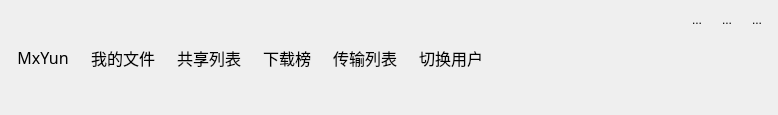
<?xml version="1.0" encoding="UTF-8"?>
<ui version="4.0">
 <class>TittleMainwindow</class>
 <widget class="QWidget" name="TittleMainwindow">
  <property name="geometry">
   <rect>
    <x>0</x>
    <y>0</y>
    <width>778</width>
    <height>115</height>
   </rect>
  </property>
  <property name="sizePolicy">
   <sizepolicy hsizetype="Preferred" vsizetype="Preferred">
    <horstretch>0</horstretch>
    <verstretch>0</verstretch>
   </sizepolicy>
  </property>
  <property name="maximumSize">
   <size>
    <width>16777215</width>
    <height>115</height>
   </size>
  </property>
  <property name="windowTitle">
   <string>Form</string>
  </property>
  <layout class="QHBoxLayout" name="horizontalLayout_3">
   <property name="leftMargin">
    <number>9</number>
   </property>
   <property name="topMargin">
    <number>9</number>
   </property>
   <property name="rightMargin">
    <number>9</number>
   </property>
   <property name="bottomMargin">
    <number>9</number>
   </property>
   <item>
    <widget class="QWidget" name="btns_wg" native="true">
     <layout class="QHBoxLayout" name="horizontalLayout">
      <property name="leftMargin">
       <number>0</number>
      </property>
      <property name="topMargin">
       <number>0</number>
      </property>
      <property name="rightMargin">
       <number>0</number>
      </property>
      <property name="bottomMargin">
       <number>0</number>
      </property>
      <item>
       <widget class="QToolButton" name="login_usr">
        <property name="font">
         <font>
          <family>文泉驿微米黑</family>
          <pointsize>12</pointsize>
         </font>
        </property>
        <property name="text">
         <string>MxYun</string>
        </property>
        <property name="icon">
         <iconset resource="qsrc.qrc">
          <normaloff>:/images/headerImage.png</normaloff>:/images/headerImage.png</iconset>
        </property>
        <property name="iconSize">
         <size>
          <width>70</width>
          <height>70</height>
         </size>
        </property>
        <property name="toolButtonStyle">
         <enum>Qt::ToolButtonTextUnderIcon</enum>
        </property>
        <property name="autoRaise">
         <bool>true</bool>
        </property>
       </widget>
      </item>
      <item>
       <widget class="QToolButton" name="myfile">
        <property name="font">
         <font>
          <family>文泉驿微米黑</family>
          <pointsize>12</pointsize>
         </font>
        </property>
        <property name="text">
         <string>我的文件</string>
        </property>
        <property name="icon">
         <iconset resource="qsrc.qrc">
          <normaloff>:/images/myFiles.png</normaloff>:/images/myFiles.png</iconset>
        </property>
        <property name="iconSize">
         <size>
          <width>50</width>
          <height>50</height>
         </size>
        </property>
        <property name="toolButtonStyle">
         <enum>Qt::ToolButtonTextUnderIcon</enum>
        </property>
        <property name="autoRaise">
         <bool>true</bool>
        </property>
       </widget>
      </item>
      <item>
       <widget class="QToolButton" name="sharelist">
        <property name="font">
         <font>
          <family>文泉驿微米黑</family>
          <pointsize>12</pointsize>
         </font>
        </property>
        <property name="text">
         <string>共享列表</string>
        </property>
        <property name="icon">
         <iconset resource="qsrc.qrc">
          <normaloff>:/images/sharedList.png</normaloff>:/images/sharedList.png</iconset>
        </property>
        <property name="iconSize">
         <size>
          <width>50</width>
          <height>50</height>
         </size>
        </property>
        <property name="toolButtonStyle">
         <enum>Qt::ToolButtonTextUnderIcon</enum>
        </property>
        <property name="autoRaise">
         <bool>true</bool>
        </property>
       </widget>
      </item>
      <item>
       <widget class="QToolButton" name="download">
        <property name="font">
         <font>
          <family>文泉驿微米黑</family>
          <pointsize>12</pointsize>
         </font>
        </property>
        <property name="text">
         <string>下载榜</string>
        </property>
        <property name="icon">
         <iconset resource="qsrc.qrc">
          <normaloff>:/images/downloadList.png</normaloff>:/images/downloadList.png</iconset>
        </property>
        <property name="iconSize">
         <size>
          <width>50</width>
          <height>50</height>
         </size>
        </property>
        <property name="toolButtonStyle">
         <enum>Qt::ToolButtonTextUnderIcon</enum>
        </property>
        <property name="autoRaise">
         <bool>true</bool>
        </property>
       </widget>
      </item>
      <item>
       <widget class="QToolButton" name="transform">
        <property name="font">
         <font>
          <family>文泉驿微米黑</family>
          <pointsize>12</pointsize>
         </font>
        </property>
        <property name="text">
         <string>传输列表</string>
        </property>
        <property name="icon">
         <iconset resource="qsrc.qrc">
          <normaloff>:/images/transformList.png</normaloff>:/images/transformList.png</iconset>
        </property>
        <property name="iconSize">
         <size>
          <width>50</width>
          <height>50</height>
         </size>
        </property>
        <property name="toolButtonStyle">
         <enum>Qt::ToolButtonTextUnderIcon</enum>
        </property>
        <property name="autoRaise">
         <bool>true</bool>
        </property>
       </widget>
      </item>
      <item>
       <widget class="QToolButton" name="switchuser">
        <property name="font">
         <font>
          <family>文泉驿微米黑</family>
          <pointsize>12</pointsize>
         </font>
        </property>
        <property name="text">
         <string>切换用户</string>
        </property>
        <property name="icon">
         <iconset resource="qsrc.qrc">
          <normaloff>:/images/changeUser.png</normaloff>:/images/changeUser.png</iconset>
        </property>
        <property name="iconSize">
         <size>
          <width>50</width>
          <height>50</height>
         </size>
        </property>
        <property name="toolButtonStyle">
         <enum>Qt::ToolButtonTextUnderIcon</enum>
        </property>
        <property name="autoRaise">
         <bool>true</bool>
        </property>
       </widget>
      </item>
     </layout>
    </widget>
   </item>
   <item>
    <spacer name="horizontalSpacer_2">
     <property name="orientation">
      <enum>Qt::Horizontal</enum>
     </property>
     <property name="sizeHint" stdset="0">
      <size>
       <width>40</width>
       <height>20</height>
      </size>
     </property>
    </spacer>
   </item>
   <item>
    <widget class="QWidget" name="widget_2" native="true">
     <layout class="QVBoxLayout" name="verticalLayout">
      <property name="spacing">
       <number>0</number>
      </property>
      <property name="leftMargin">
       <number>0</number>
      </property>
      <property name="topMargin">
       <number>0</number>
      </property>
      <property name="rightMargin">
       <number>0</number>
      </property>
      <property name="bottomMargin">
       <number>0</number>
      </property>
      <item>
       <widget class="QWidget" name="widget_3" native="true">
        <layout class="QHBoxLayout" name="horizontalLayout_2">
         <property name="leftMargin">
          <number>0</number>
         </property>
         <property name="topMargin">
          <number>0</number>
         </property>
         <property name="rightMargin">
          <number>0</number>
         </property>
         <property name="bottomMargin">
          <number>0</number>
         </property>
         <item>
          <spacer name="horizontalSpacer">
           <property name="orientation">
            <enum>Qt::Horizontal</enum>
           </property>
           <property name="sizeHint" stdset="0">
            <size>
             <width>40</width>
             <height>20</height>
            </size>
           </property>
          </spacer>
         </item>
         <item>
          <widget class="QToolButton" name="min">
           <property name="text">
            <string>...</string>
           </property>
           <property name="icon">
            <iconset resource="qsrc.qrc">
             <normaloff>:/images/minus.png</normaloff>:/images/minus.png</iconset>
           </property>
           <property name="iconSize">
            <size>
             <width>30</width>
             <height>30</height>
            </size>
           </property>
           <property name="autoRaise">
            <bool>true</bool>
           </property>
          </widget>
         </item>
         <item>
          <widget class="QToolButton" name="max">
           <property name="text">
            <string>...</string>
           </property>
           <property name="icon">
            <iconset resource="qsrc.qrc">
             <normaloff>:/images/fullScream.png</normaloff>:/images/fullScream.png</iconset>
           </property>
           <property name="iconSize">
            <size>
             <width>30</width>
             <height>30</height>
            </size>
           </property>
           <property name="autoRaise">
            <bool>true</bool>
           </property>
          </widget>
         </item>
         <item>
          <widget class="QToolButton" name="close">
           <property name="text">
            <string>...</string>
           </property>
           <property name="icon">
            <iconset resource="qsrc.qrc">
             <normaloff>:/images/close.png</normaloff>:/images/close.png</iconset>
           </property>
           <property name="iconSize">
            <size>
             <width>30</width>
             <height>30</height>
            </size>
           </property>
           <property name="autoRaise">
            <bool>true</bool>
           </property>
          </widget>
         </item>
        </layout>
       </widget>
      </item>
      <item>
       <spacer name="verticalSpacer">
        <property name="orientation">
         <enum>Qt::Vertical</enum>
        </property>
        <property name="sizeHint" stdset="0">
         <size>
          <width>20</width>
          <height>75</height>
         </size>
        </property>
       </spacer>
      </item>
     </layout>
    </widget>
   </item>
  </layout>
 </widget>
 <resources>
  <include location="qsrc.qrc"/>
 </resources>
 <connections/>
</ui>
